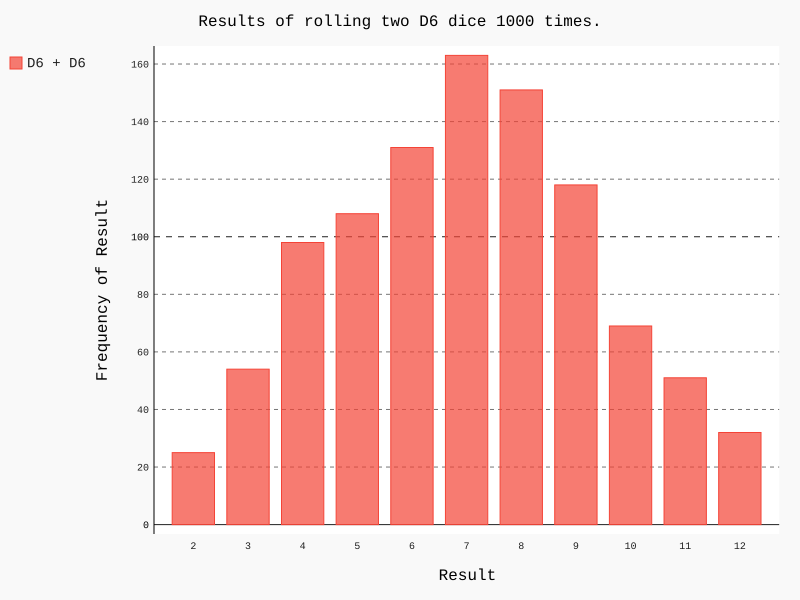

Reproduce this figure in Python.
import pygal

from GeneratingData.DiceHistogram.die import Die

# Create two D6 dice.
die_1 = Die()
die_2 = Die()

# Make some rolls, and store results in a list.
results = []
for roll_num in range(1000):
    result = die_1.roll() + die_2.roll()
    results.append(result)

# Analyze the results.
frequencies = []
max_result = die_1.num_sides + die_2.num_sides
for value in range(2, max_result+1):
    frequency = results.count(value)
    frequencies.append(frequency)

# Visualize the results.
hist = pygal.Bar()

hist.title = "Results of rolling two D6 dice 1000 times."
hist.x_labels = ['2', '3', '4', '5', '6', '7', '8', '9', '10', '11', '12']
hist.x_title = "Result"
hist.y_title = "Frequency of Result"

hist.add('D6 + D6', frequencies)
hist.render_to_file('two_dice_visual.svg')
